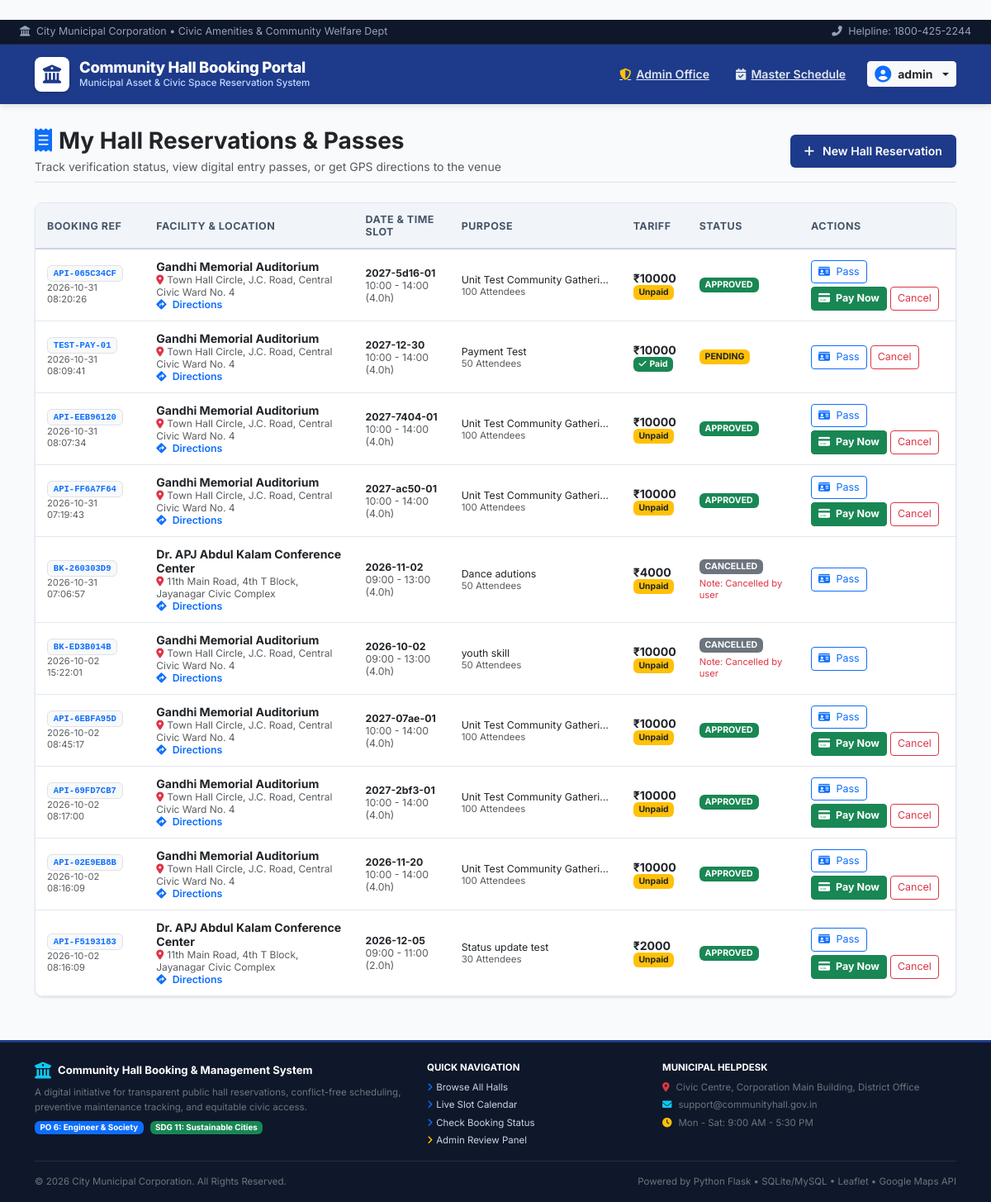
/my-bookings (signed in), run on an earlier commit of the app's database.
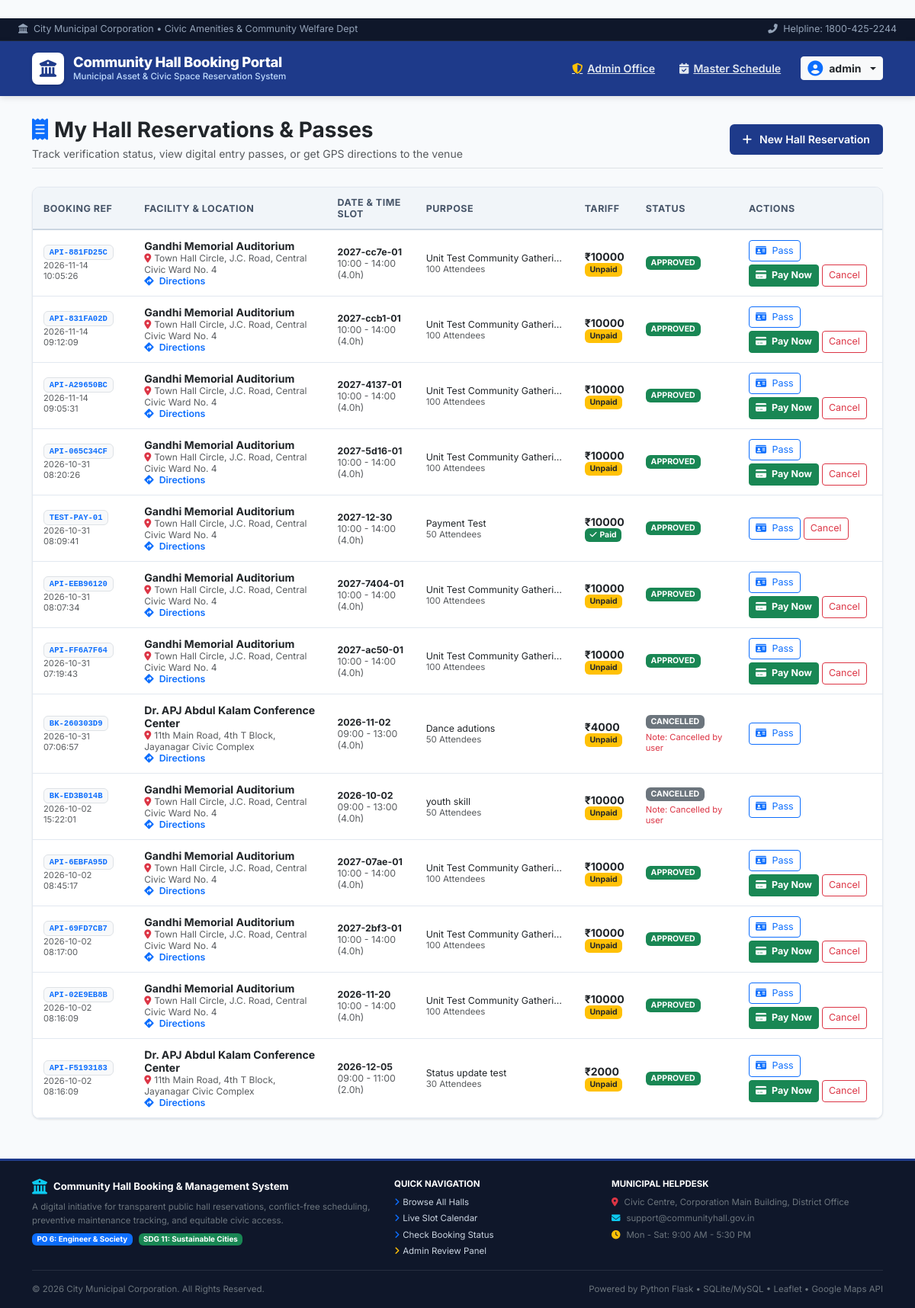
And on a later commit of the database.
### tables this page shows
CREATE TABLE bookings (
    id INTEGER PRIMARY KEY AUTOINCREMENT,
    booking_ref VARCHAR(20) NOT NULL UNIQUE,
    hall_id INTEGER NOT NULL,
    user_id INTEGER,
    username VARCHAR(50) NOT NULL,
    email VARCHAR(100) NOT NULL,
    booking_date VARCHAR(20) NOT NULL,
    start_time VARCHAR(10) NOT NULL,
    end_time VARCHAR(10) NOT NULL,
    purpose TEXT NOT NULL,
    attendees INTEGER NOT NULL,
    special_requirements TEXT,
    hours REAL NOT NULL,
    total_cost REAL NOT NULL,
    status VARCHAR(20) DEFAULT 'pending',
    reject_reason TEXT,
    created_at TIMESTAMP DEFAULT CURRENT_TIMESTAMP, payment_status VARCHAR(20) DEFAULT 'unpaid', transaction_id VARCHAR(50),
    FOREIGN KEY (hall_id) REFERENCES halls(id),
    FOREIGN KEY (user_id) REFERENCES users(id)
);

CREATE TABLE halls (
    id INTEGER PRIMARY KEY AUTOINCREMENT,
    name VARCHAR(100) NOT NULL,
    capacity INTEGER NOT NULL,
    amenities TEXT,
    price_per_hour REAL NOT NULL,
    description TEXT,
    location VARCHAR(100) DEFAULT 'Civic Center, Block 4',
    image_tag VARCHAR(50) DEFAULT 'auditorium',
    status VARCHAR(20) DEFAULT 'available'
, latitude REAL DEFAULT 12.9716, longitude REAL DEFAULT 77.5946, address TEXT DEFAULT '', image_url TEXT DEFAULT '');

### app.py (the view)
@app.route("/my-bookings")
@login_required
def my_bookings():
    user_bookings = db.get_bookings_by_user(session["user_id"])
    return render_template("my_bookings.html", bookings=user_bookings)

### app.py (called while the page is built)
def generate_csrf_token():
    if "csrf_token" not in session:
        session["csrf_token"] = secrets.token_hex(32)
    return session["csrf_token"]

@app.context_processor
def inject_csrf_token():
    return dict(csrf_token=generate_csrf_token())

def login_required(f):
    @wraps(f)
    def decorated(*args, **kwargs):
        if "loggedin" not in session:
            flash("Please sign in to access this page.", "warning")
            return redirect(url_for("login"))
        return f(*args, **kwargs)
    return decorated

### db.py (called while the page is built)
def get_connection():
    conn = sqlite3.connect(DB_PATH)
    conn.row_factory = sqlite3.Row
    return conn

def get_bookings_by_user(user_id):
    conn = get_connection()
    bookings = conn.execute("""
        SELECT b.*, h.name as hall_name, h.location as hall_location, h.address as hall_address, h.latitude, h.longitude
        FROM bookings b
        JOIN halls h ON b.hall_id = h.id
        WHERE b.user_id = ?
        ORDER BY b.created_at DESC
    """, (user_id,)).fetchall()
    conn.close()
    return [dict(b) for b in bookings]

### templates/my_bookings.html (shortened to what this page needs)
﻿{% extends "base.html" %}
{% block content %}
<div class="d-flex flex-wrap justify-content-between align-items-center mb-4 pb-2 border-bottom">
    <div>
        <h3 class="fw-bold text-dark mb-1"><i class="fas fa-receipt text-primary me-2"></i>My Hall Reservations & Passes</h3>
        <p class="text-muted small mb-0">Track verification status, view digital entry passes, or get GPS directions to the venue</p>
    </div>
    <div class="mt-2 mt-md-0">
        <a href="/halls" class="btn btn-civic btn-sm">
            <i class="fas fa-plus me-1"></i> New Hall Reservation
        </a>
    </div>
</div>
<div class="civic-card p-0 overflow-hidden">
    <div class="table-responsive">
        <table class="table-civic">
            <thead>
                <tr>
                    <th>Booking Ref</th>
                    <th>Facility & Location</th>
                    <th>Date & Time Slot</th>
                    <th>Purpose</th>
                    <th>Tariff</th>
                    <th>Status</th>
                    <th>Actions</th>
                </tr>
            </thead>
            <tbody>
                {% if bookings %}
                    {% for b in bookings %}
                    <tr>
                        <td>
                            <span class="badge bg-light text-primary border font-monospace">{{ b.booking_ref }}</span>
                            <div class="text-muted small" style="font-size:0.7rem;">{{ b.created_at }}</div>
                        </td>
                        <td>
                            <div class="fw-bold text-dark">{{ b.hall_name }}</div>
                            <div class="text-muted small" style="font-size:0.75rem;">
                                <i class="fas fa-map-marker-alt text-danger me-1"></i>{{ b.hall_address or b.hall_location }}
                            </div>
                            <a href="https://www.google.com/maps/dir/?api=1&destination={{ b.latitude }},{{ b.longitude }}" target="_blank" class="small text-primary text-decoration-none fw-semibold">
                                <i class="fas fa-diamond-turn-right me-1"></i> Directions
                            </a>
                        </td>
                        <td>
                            <div class="fw-bold text-dark small">{{ b.booking_date }}</div>
                            <div class="text-muted small">{{ b.start_time }} - {{ b.end_time }} ({{ b.hours }}h)</div>
                        </td>
                        <td>
                            <div class="text-dark small text-truncate" style="max-width:180px;" title="{{ b.purpose }}">{{ b.purpose }}</div>
                            <div class="text-muted small" style="font-size:0.72rem;">{{ b.attendees }} Attendees</div>
                        </td>
                        <td>
                            <span class="fw-bold text-dark">₹{{ b.total_cost|int }}</span>
                            {% if b.payment_status == 'paid' %}
                            <div><span class="badge bg-success" style="font-size:0.65rem;"><i class="fas fa-check me-1"></i>Paid</span></div>
                            {% else %}
                            <div><span class="badge bg-warning text-dark" style="font-size:0.65rem;">Unpaid</span></div>
                            {% endif %}
                        </td>
                        <td>
                            <span class="badge {% if b.status == 'approved' %}bg-success{% elif b.status == 'pending' %}bg-warning text-dark{% elif b.status == 'cancelled' %}bg-secondary{% else %}bg-danger{% endif %} text-uppercase">
                                {{ b.status }}
                            </span>
                            {% if b.reject_reason %}
                            <div class="text-danger small mt-1" style="font-size:0.7rem;">
                                Note: {{ b.reject_reason }}
                            </div>
                            {% endif %}
                        </td>
                        <td>
                            <div class="d-flex gap-1 flex-wrap">
                                <button type="button" class="btn btn-sm btn-outline-primary" onclick="viewReceipt({{ b|tojson }})" style="font-size:0.78rem;">
                                    <i class="fas fa-id-card me-1"></i> Pass
                                </button>
                                {% if b.payment_status != 'paid' and b.status not in ['cancelled', 'rejected'] %}
                                <button type="button" class="btn btn-sm btn-success fw-bold" onclick="openPaymentModal({{ b.id }}, {{ b.total_cost }}, '{{ b.booking_ref }}')" style="font-size:0.78rem;">
                                    <i class="fas fa-credit-card me-1"></i> Pay Now
                                </button>
                                {% endif %}
                                {% if b.status in ['pending', 'approved'] %}
                                <form method="POST" action="/cancel-booking/{{ b.id }}" onsubmit="return confirm('Are you sure you want to cancel this booking?');">
                                    <button type="submit" class="btn btn-sm btn-outline-danger" style="font-size:0.78rem;">
                                        Cancel
                                    </button>
                                </form>
                                {% endif %}
                            </div>
                        </td>
                    </tr>
                    {% endfor %}
                {% endif %}
            </tbody>
        </table>
    </div>
</div>
{% endblock %}

### templates/base.html (shortened to what this page needs)
﻿<!DOCTYPE html>
<html lang="en">
<head>
    <link href="https://cdn.jsdelivr.net/npm/bootstrap@5.3.2/dist/css/bootstrap.min.css" rel="stylesheet">
    <link href="https://cdnjs.cloudflare.com/ajax/libs/font-awesome/6.5.0/css/all.min.css" rel="stylesheet">
    <link rel="stylesheet" href="https://unpkg.com/leaflet@1.9.4/dist/leaflet.css"/>
</head>
<body>
<div class="gov-topbar">
    <div>
        <span><i class="fas fa-landmark me-1"></i> City Municipal Corporation &bull; Civic Amenities & Community Welfare Dept</span>
    </div>
    <div>
        <span><i class="fas fa-phone-alt me-1"></i> Helpline: 1800-425-2244</span>
    </div>
</div>
<nav class="navbar navbar-expand-lg civic-navbar">
    <div class="container">
        <a class="navbar-brand" href="/dashboard">
            <div class="brand-emblem">
                <i class="fas fa-building-columns"></i>
            </div>
            <div>
                <div class="brand-title">Community Hall Booking Portal</div>
                <div class="brand-subtitle">Municipal Asset & Civic Space Reservation System</div>
            </div>
        </a>
        <div class="collapse navbar-collapse" id="civicNav">
            <ul class="navbar-nav ms-auto mb-2 mb-lg-0 align-items-lg-center gap-1">
                {% if session.get('is_admin') %}
                    <li class="nav-item">
                        <a class="nav-link-custom {% if request.endpoint == 'admin_panel' %}active{% endif %}" href="/admin">
                            <i class="fas fa-shield-alt text-warning"></i> Admin Office
                        </a>
                    </li>
                    <li class="nav-item">
                        <a class="nav-link-custom {% if request.endpoint == 'availability' %}active{% endif %}" href="/availability">
                            <i class="fas fa-calendar-check"></i> Master Schedule
                        </a>
                    </li>
                {% endif %}
                <li class="nav-item dropdown ms-lg-2">
                    <a class="btn btn-sm btn-light text-dark fw-bold dropdown-toggle d-flex align-items-center gap-2" href="#" role="button" data-bs-toggle="dropdown">
                        <i class="fas fa-user-circle text-primary fs-5"></i>
                        <span>{{ session.get('username', 'Account') }}</span>
                    </a>
                </li>
            </ul>
        </div>
    </div>
</nav>
<div class="content-wrapper">
    <div class="container">
        {% block content %}{% endblock %}
    </div>
</div>
<footer class="civic-footer">
    <div class="container">
        <div class="row g-4 mb-3">
            <div class="col-12 col-md-5">
                <div class="d-flex align-items-center gap-2 mb-2 text-white fw-bold">
                    <i class="fas fa-building-columns text-info fs-5"></i>
                    <span>Community Hall Booking & Management System</span>
                </div>
                <p class="small text-secondary mb-2">
                    A digital initiative for transparent public hall reservations, conflict-free scheduling, preventive maintenance tracking, and equitable civic access.
                </p>
                <div class="d-flex gap-2">
                    <span class="badge bg-primary">PO 6: Engineer & Society</span>
                    <span class="badge bg-success">SDG 11: Sustainable Cities</span>
                </div>
            </div>
            <div class="col-6 col-md-3">
                <h6 class="text-white fw-bold small text-uppercase mb-2">Quick Navigation</h6>
                <ul class="list-unstyled small mb-0">
                    <li class="mb-1"><a href="/halls"><i class="fas fa-angle-right me-1 text-primary"></i>Browse All Halls</a></li>
                    <li class="mb-1"><a href="/availability"><i class="fas fa-angle-right me-1 text-primary"></i>Live Slot Calendar</a></li>
                    <li class="mb-1"><a href="/my-bookings"><i class="fas fa-angle-right me-1 text-primary"></i>Check Booking Status</a></li>
                    {% if session.get('is_admin') %}
                    <li><a href="/admin"><i class="fas fa-angle-right me-1 text-warning"></i>Admin Review Panel</a></li>
                    {% endif %}
                </ul>
            </div>
            <div class="col-6 col-md-4">
                <h6 class="text-white fw-bold small text-uppercase mb-2">Municipal Helpdesk</h6>
                <p class="small text-secondary mb-1"><i class="fas fa-map-marker-alt text-danger me-2"></i>Civic Centre, Corporation Main Building, District Office</p>
                <p class="small text-secondary mb-1"><i class="fas fa-envelope text-info me-2"></i>support@communityhall.gov.in</p>
                <p class="small text-secondary mb-0"><i class="fas fa-clock text-warning me-2"></i>Mon - Sat: 9:00 AM - 5:30 PM</p>
            </div>
        </div>
        <hr class="border-secondary opacity-25 my-3">
        <div class="d-flex flex-wrap justify-content-between align-items-center small text-secondary">
            <div>&copy; 2026 City Municipal Corporation. All Rights Reserved.</div>
            <div>Powered by Python Flask &bull; SQLite/MySQL &bull; Leaflet &bull; Google Maps API</div>
        </div>
    </div>
</footer>
</body>
</html>

### templates/base.html (style rules this page uses)
:root { --civic-navy: #1e3a8a; --civic-blue: #2563eb; --civic-dark: #0f172a; --civic-bg: #f8fafc; --civic-card-bg: #ffffff; --civic-border: #e2e8f0; --civic-text: #1e293b; --civic-muted: #64748b; --civic-accent: #0284c7; }
* { margin: 0; padding: 0; box-sizing: border-box; }
body { font-family: 'Inter', -apple-system, BlinkMacSystemFont, "Segoe UI", Roboto, sans-serif; background-color: var(--civic-bg); color: var(--civic-text); min-height: 100vh; display: flex; flex-direction: column; }
.gov-topbar { background: #0f172a; color: #94a3b8; font-size: 0.78rem; padding: 5px 24px; display: flex; justify-content: space-between; align-items: center; border-bottom: 1px solid #1e293b; }
.civic-navbar { background: #1e3a8a; box-shadow: 0 2px 8px rgba(0,0,0,0.12); padding: 10px 0; position: sticky; top: 0; z-index: 1020; }
.navbar-brand { display: flex; align-items: center; gap: 12px; color: #ffffff !important; text-decoration: none; }
.brand-emblem { width: 42px; height: 42px; background: #ffffff; color: #1e3a8a; border-radius: 8px; display: flex; align-items: center; justify-content: center; font-size: 1.4rem; box-shadow: 0 2px 4px rgba(0,0,0,0.15); }
.brand-title { font-weight: 800; font-size: 1.15rem; line-height: 1.2; color: #ffffff; letter-spacing: -0.3px; }
.brand-subtitle { font-size: 0.72rem; color: #bfdbfe; font-weight: 500; }
.nav-link-custom { color: #e2e8f0 !important; font-size: 0.88rem; font-weight: 600; padding: 8px 14px !important; border-radius: 6px; transition: all 0.2s; display: flex; align-items: center; gap: 6px; }
.content-wrapper { flex: 1; padding: 28px 0; }
.civic-card { background: var(--civic-card-bg); border: 1px solid var(--civic-border); border-radius: 10px; box-shadow: 0 1px 3px rgba(0,0,0,0.06), 0 1px 2px rgba(0,0,0,0.04); padding: 24px; margin-bottom: 24px; transition: box-shadow 0.2s; }
.btn-civic { background-color: var(--civic-navy); color: #ffffff; font-weight: 600; font-size: 0.88rem; border-radius: 6px; padding: 8px 16px; border: 1px solid transparent; display: inline-flex; align-items: center; gap: 6px; text-decoration: none; transition: all 0.2s; }
.table-civic { width: 100%; border-collapse: collapse; }
.table-civic th { background: #f1f5f9; color: #475569; font-size: 0.78rem; font-weight: 700; text-transform: uppercase; letter-spacing: 0.5px; padding: 12px 14px; border-bottom: 2px solid #cbd5e1; }
.table-civic td { padding: 12px 14px; border-bottom: 1px solid #e2e8f0; font-size: 0.88rem; vertical-align: middle; }
.civic-footer { background: #0f172a; color: #94a3b8; font-size: 0.82rem; padding: 24px 0 16px; border-top: 3px solid #1e3a8a; margin-top: auto; }
.civic-footer a { color: #cbd5e1; text-decoration: none; }

What changed in the data, as far as the page shows it:
added bookings: booking_ref "API-881FD25C", created_at "2026-11-14 10:05:26", hall_name "Gandhi Memorial Auditorium", address "Town Hall Circle, J.C. Road, Central Civic Ward No. 4", booking_date "2027-cc7e-01", start_time "10:00", end_time "14:00", hours "4.0", purpose "Unit Test Community Gatheri…", attendees "100", total_cost "10000", payment_status "Unpaid", status "APPROVED"
added bookings: booking_ref "API-831FA02D", created_at "2026-11-14 09:12:09", hall_name "Gandhi Memorial Auditorium", address "Town Hall Circle, J.C. Road, Central Civic Ward No. 4", booking_date "2027-ccb1-01", start_time "10:00", end_time "14:00", hours "4.0", purpose "Unit Test Community Gatheri…", attendees "100", total_cost "10000", payment_status "Unpaid", status "APPROVED"
added bookings: booking_ref "API-A29650BC", created_at "2026-11-14 09:05:31", hall_name "Gandhi Memorial Auditorium", address "Town Hall Circle, J.C. Road, Central Civic Ward No. 4", booking_date "2027-4137-01", start_time "10:00", end_time "14:00", hours "4.0", purpose "Unit Test Community Gatheri…", attendees "100", total_cost "10000", payment_status "Unpaid", status "APPROVED"
changed bookings "Payment Test": status "PENDING" → "APPROVED"
